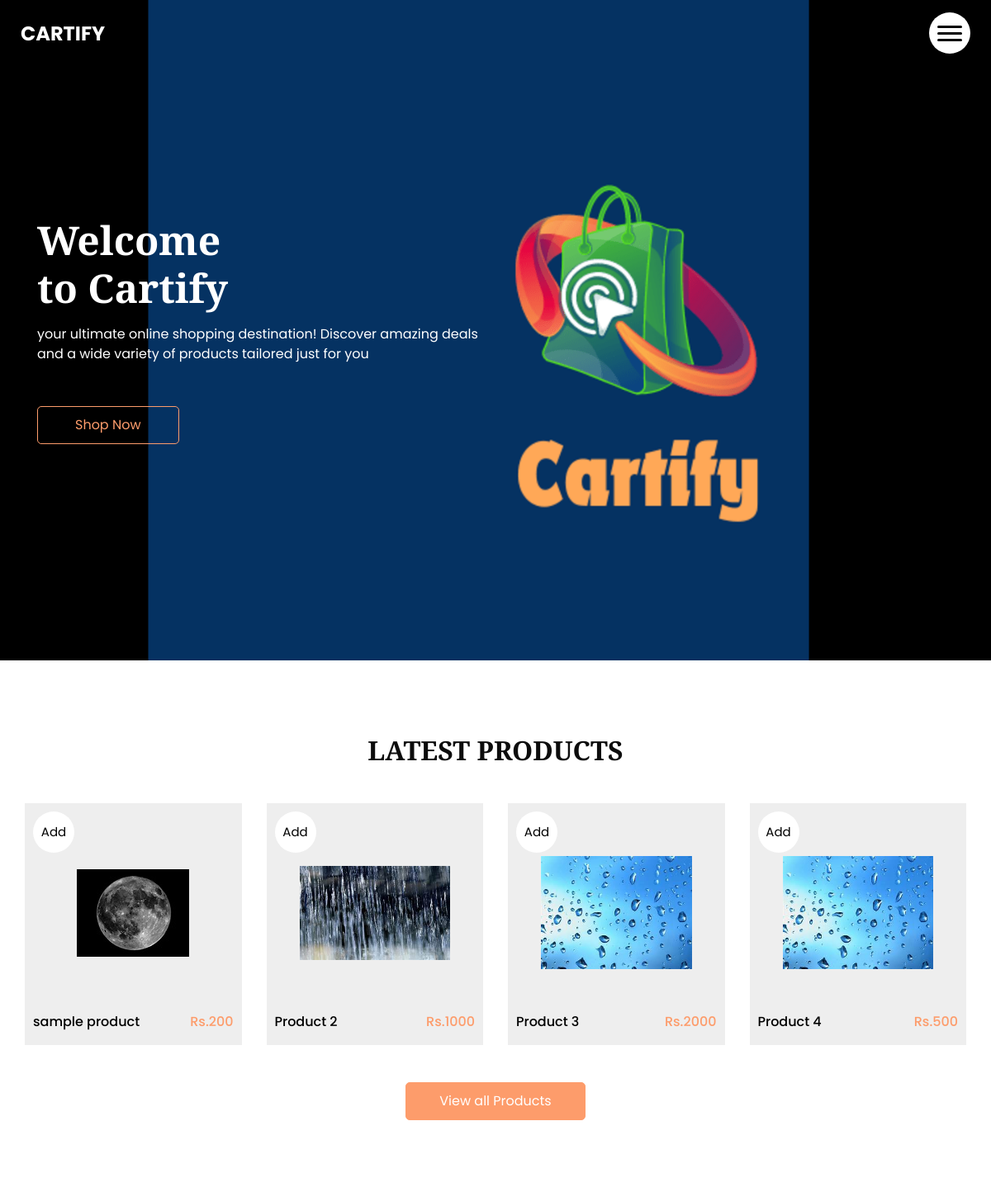
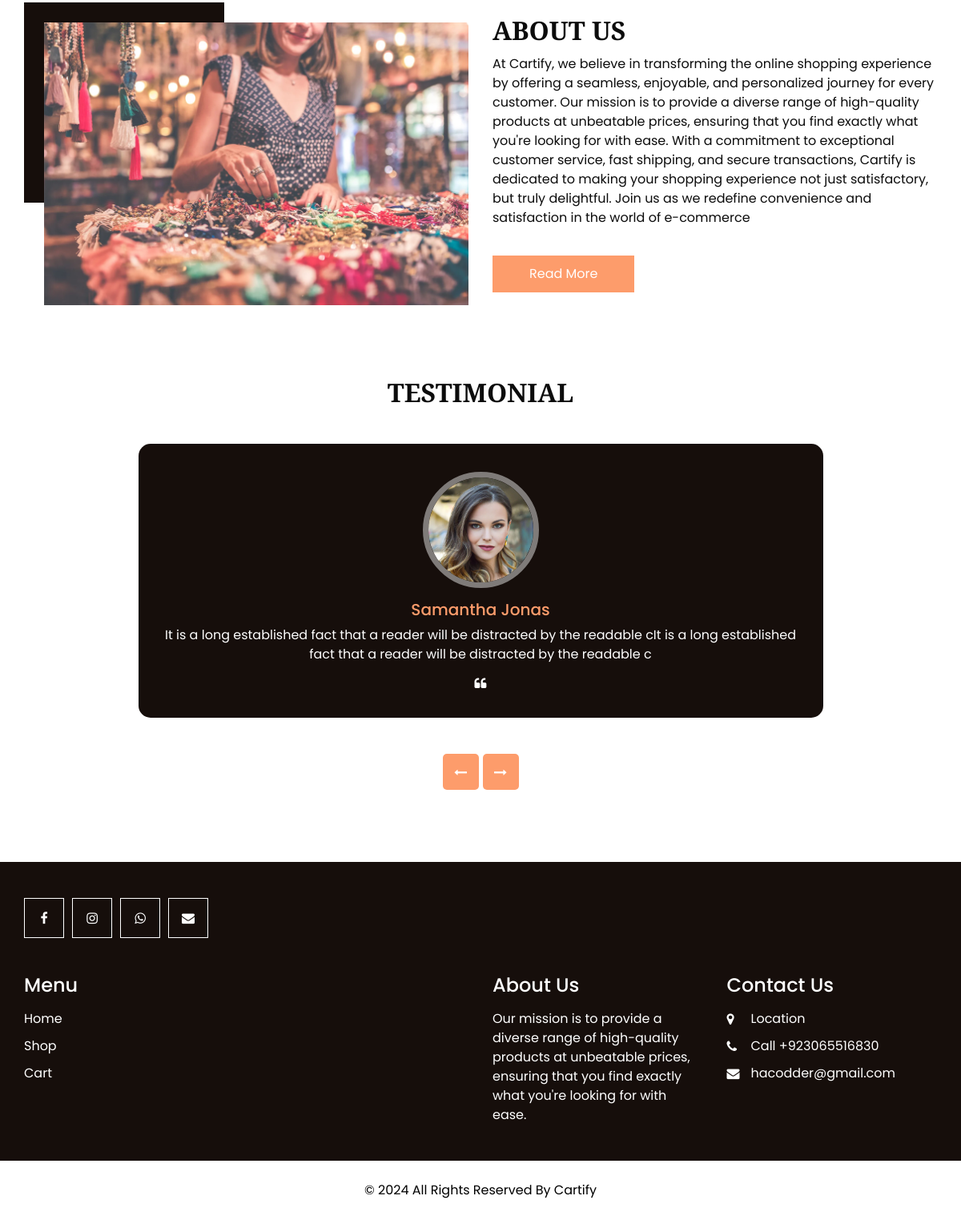
The page / on the database its author committed (2 pictures, top to bottom).
### my_app/models.py (models this page shows, shortened)
class Product(models.Model):
    name=models.CharField(max_length=50)
    price=models.IntegerField()
    category=models.CharField(max_length=100,default="All")
    date_added=models.DateTimeField(auto_now_add=True)
    description=models.TextField()
    image_1=models.ImageField(upload_to="images/")
    image_2=models.ImageField(upload_to="images/",null=True,blank=True)
    image_3=models.ImageField(upload_to="images/",null=True,blank=True)
    image_4=models.ImageField(upload_to="images/",null=True,blank=True)
    image_5=models.ImageField(upload_to="images/",null=True,blank=True)
    image_6=models.ImageField(upload_to="images/",null=True,blank=True)
    image_7=models.ImageField(upload_to="images/",null=True,blank=True)
    image_8=models.ImageField(upload_to="images/",null=True,blank=True)
    video_1=models.FileField(upload_to="videos/",null=True,blank=True)

### my_app/views.py (the view)
# urls.py: path("",views.index,name="index"),
def index(request):
    all_products = Product.objects.all()
    product_ids_list = []
    try:
        order_items=get_object_or_404(Order,user=request.user,order_placed=False)
        order_ids=order_items.product_id.split(",")
        for i in order_ids:
            product_ids_list.append(int(i))
    except:
        pass
    item_name=request.GET.get("item_name")
    if item_name!='' and item_name is not None:
        all_products=all_products.filter(name__icontains=item_name)
    paginator=Paginator(all_products,4) # 4 products per page
    page=request.GET.get("page")
    all_products=paginator.get_page(page)
    context = {
        "all_products": all_products,
        "product_ids_list": product_ids_list,
        "count_products":len(product_ids_list),
    }
    return render(request, "index.html", context)

### my_app/templates/index.html (shortened to what this page needs)
{% load static %}
<!DOCTYPE html>
<html>
<head>
  <link rel="stylesheet" type="text/css" href="{% static 'css/bootstrap.css' %}" />
  <link href="{% static 'css/font-awesome.min.css' %}" rel="stylesheet" />
  <link href="{% static 'css/style.css' %}" rel="stylesheet" />
  <link href="{% static 'css/responsive.css' %}" rel="stylesheet" />
</head>
<body>
  <header class="header_section">
    <div class="container-fluid">
      <nav class="navbar navbar-expand-lg custom_nav-container">
        <a class="navbar-brand" href="{% url 'index' %}">
          <span>
            Cartify
          </span>
        </a>
        <div class="" id="">
          <div class="custom_menu-btn">
            <button onclick="openNav()">
              <span class="s-1"> </span>
              <span class="s-2"> </span>
              <span class="s-3"> </span>
            </button>
          </div>
        </div>
      </nav>
    </div>
  </header>
  <section class="slider_section position-relative">
    <div class="slider_bg_box">
      <img src="{% static 'images/Logo.png' %}" alt="">
    </div>
    <div class="container">
      <div class="col-md-9 col-lg-8">
        <div class="detail-box">
          <h1>
            Welcome {% if user.is_authenticated %}{{request.user.first_name}} {{request.user.last_name}}{% endif %}
            <br> to Cartify
          </h1>
          <p>
            your ultimate online shopping destination!
            Discover amazing deals and a wide variety of products tailored just for you
          </p>
          <div>
            <a href="{% url 'shop' %}" class="slider-link">
              Shop Now
            </a>
          </div>
        </div>
      </div>
    </div>
  </section>
  <section class="shop_section layout_padding">
    <div class="container">
      <div class="heading_container heading_center">
        <h2>
          Latest Products
        </h2>
      </div>
      <div class="row">
        {% for product in all_products %}
            <div class="col-sm-6 col-md-4 col-lg-3">
            <div class="box">
                <a href="{% url 'details' id=product.id %}">
                <div class="img-box">
                    <img src="{{product.image_1.url}}" alt="">
                </div>
                <div class="detail-box">
                    <h6>
                    {{product.name}}
                    </h6>
                    <h6>
                    <span>
                        Rs.{{product.price}}
                    </span>
                    </h6>
                </div>
                <div class="new">
                    <span>
                        {% if product.id not in product_ids_list %}
                            <a href="{% url 'add_to_cart' id=product.id %}">Add</a>
                        {% else %}
                            <a href="{% url 'remove_from_cart' id=product.id %}">Added</a>
                        {% endif %}
                    </span>
                </div>
                </a>
            </div>
            </div>
        {% endfor %}
      </div>
      <div class="btn-box">
        <a href="{% url 'shop' %}">View all Products</a>
      </div>
    </div>
  </section>
  <section class="about_section  ">
    <div class="container">
      <div class="row">
        <div class="col-md-6">
          <div class="img-box">
            <img src="{% static 'images/about-img.jpg' %}" alt="">
          </div>
        </div>
        <div class="col-md-6">
          <div class="detail-box">
            <div class="heading_container">
              <h2>
                About Us
              </h2>
            </div>
            <p>
              At Cartify, we believe in transforming the online shopping experience by offering a seamless, enjoyable, and personalized journey for every customer. Our mission is to provide a diverse range of high-quality products at unbeatable prices, ensuring that you find exactly what you're looking for with ease. With a commitment to exceptional customer service, fast shipping, and secure transactions, Cartify is dedicated to making your shopping experience not just satisfactory, but truly delightful. Join us as we redefine convenience and satisfaction in the world of e-commerce
            </p>
            <a href="">
              Read More
            </a>
          </div>
        </div>
      </div>
    </div>
  </section>
  <section class="client_section layout_padding">
    <div class="container">
      <div class="heading_container">
        <h2>
          Testimonial
        </h2>
      </div>
      <div id="carouselExample2Controls" class="carousel slide" data-ride="carousel">
        <div class="carousel-inner">
          <div class="carousel-item active">
            <div class="row">
              <div class="col-md-11 col-lg-10 mx-auto">
                <div class="box">
                  <div class="img-box">
                    <img src="{% static 'images/client.jpg' %}" alt="" />
                  </div>
                  <div class="detail-box">
                    <div class="name">
                      <h6>
                        Samantha Jonas
                      </h6>
                    </div>
                    <p>
                      It is a long established fact that a reader will be
                      distracted by the readable cIt is a long established fact
                      that a reader will be distracted by the readable c
                    </p>
                    <i class="fa fa-quote-left" aria-hidden="true"></i>
                  </div>
                </div>
              </div>
            </div>
          </div>
        </div>
        <div class="carousel_btn-container">
          <a class="carousel-control-prev" href="#carouselExample2Controls" role="button" data-slide="prev">
            <i class="fa fa-long-arrow-left" aria-hidden="true"></i>
          </a>
          <a class="carousel-control-next" href="#carouselExample2Controls" role="button" data-slide="next">
            <i class="fa fa-long-arrow-right" aria-hidden="true"></i>
          </a>
        </div>
      </div>
    </div>
  </section>
  <section class="info_section layout_padding2">
    <div class="container">
      <div class="row info_form_social_row">
        <div class="col-md-4 col-lg-3">
          <div class="social_box">
            <a href="">
              <i class="fa fa-facebook" aria-hidden="true"></i>
            </a>
            <a href="">
              <i class="fa fa-instagram" aria-hidden="true"></i>
            </a>
            <a href="https://wa.me/923065516830" target="_blank">
              <i class="fa fa-whatsapp" aria-hidden="true"></i>
            </a>
            <a href="mailto:hacodder@gmail.com">
              <i class="fa fa-envelope" aria-hidden="true"></i>
            </a>
          </div>
        </div>
      </div>
      <div class="row info_main_row">
        <div class="col-md-6 col-lg-3">
          <div class="info_links">
            <h4>
              Menu
            </h4>
            <div class="info_links_menu">
              <a href="{% url 'index' %}">Home</a>
              <a href="{% url 'shop' %}">Shop</a>
              <a href="{% url 'cart' %}">Cart</a>
            </div>
          </div>
        </div>
        <div class="col-md-6 col-lg-3">
        </div>
        <div class="col-md-6 col-lg-3">
          <div class="info_detail">
            <h4>
              About Us
            </h4>
            <p class="mb-0">
              Our mission is to provide a diverse range of high-quality products at unbeatable prices, ensuring that you find exactly what you're looking for with ease.
            </p>
          </div>
        </div>
        <div class="col-md-6 col-lg-3">
          <h4>
            Contact Us
          </h4>
          <div class="info_contact">
            <a href="https://www.google.com/maps/place/Alnamaa+Accounting+%26+Bookkeeping+LLC/@25.26615,55.3106126,17z/data=!3m1!4b1!4m6!3m5!1s0x3e5f437d2f3bcfd9:0xd213a756689e8e71!8m2!3d25.26615!4d55.3106126!16s%2Fg%2F11jjls6g16?entry=ttu" target="_blank">
              <i class="fa fa-map-marker" aria-hidden="true"></i>
              <span>
                Location
              </span>
            </a>
            <a href="tel:+923065516830" target="_blank">
              <i class="fa fa-phone" aria-hidden="true"></i>
              <span>
                Call +923065516830
              </span>
            </a>
            <a href="mailto:hacodder@gmail.com" target="_blank">
              <i class="fa fa-envelope"></i>
              <span>
                hacodder@gmail.com
              </span>
            </a>
          </div>
        </div>
      </div>
    </div>
  </section>
  <footer class="footer_section">
    <div class="container">
      <p>
        &copy; <span id="displayYear"></span> All Rights Reserved By
        <a href="{% url 'index' %}">Cartify</a>
      </p>
    </div>
  </footer>
</body>
</html>

### my_app/static/css/responsive.css (style rules this page uses)
@media (min-width: 1200px) { .container { max-width: 1170px; } }

### rows shown on the page
Product: image_1 (picture), name "sample product", price "200", shows "Add"
Product: image_1 (picture), name "Product 2", price "1000", shows "Add"
Product: image_1 (picture), name "Product 3", price "2000", shows "Add"
Product: image_1 (picture), name "Product 4", price "500", shows "Add"
